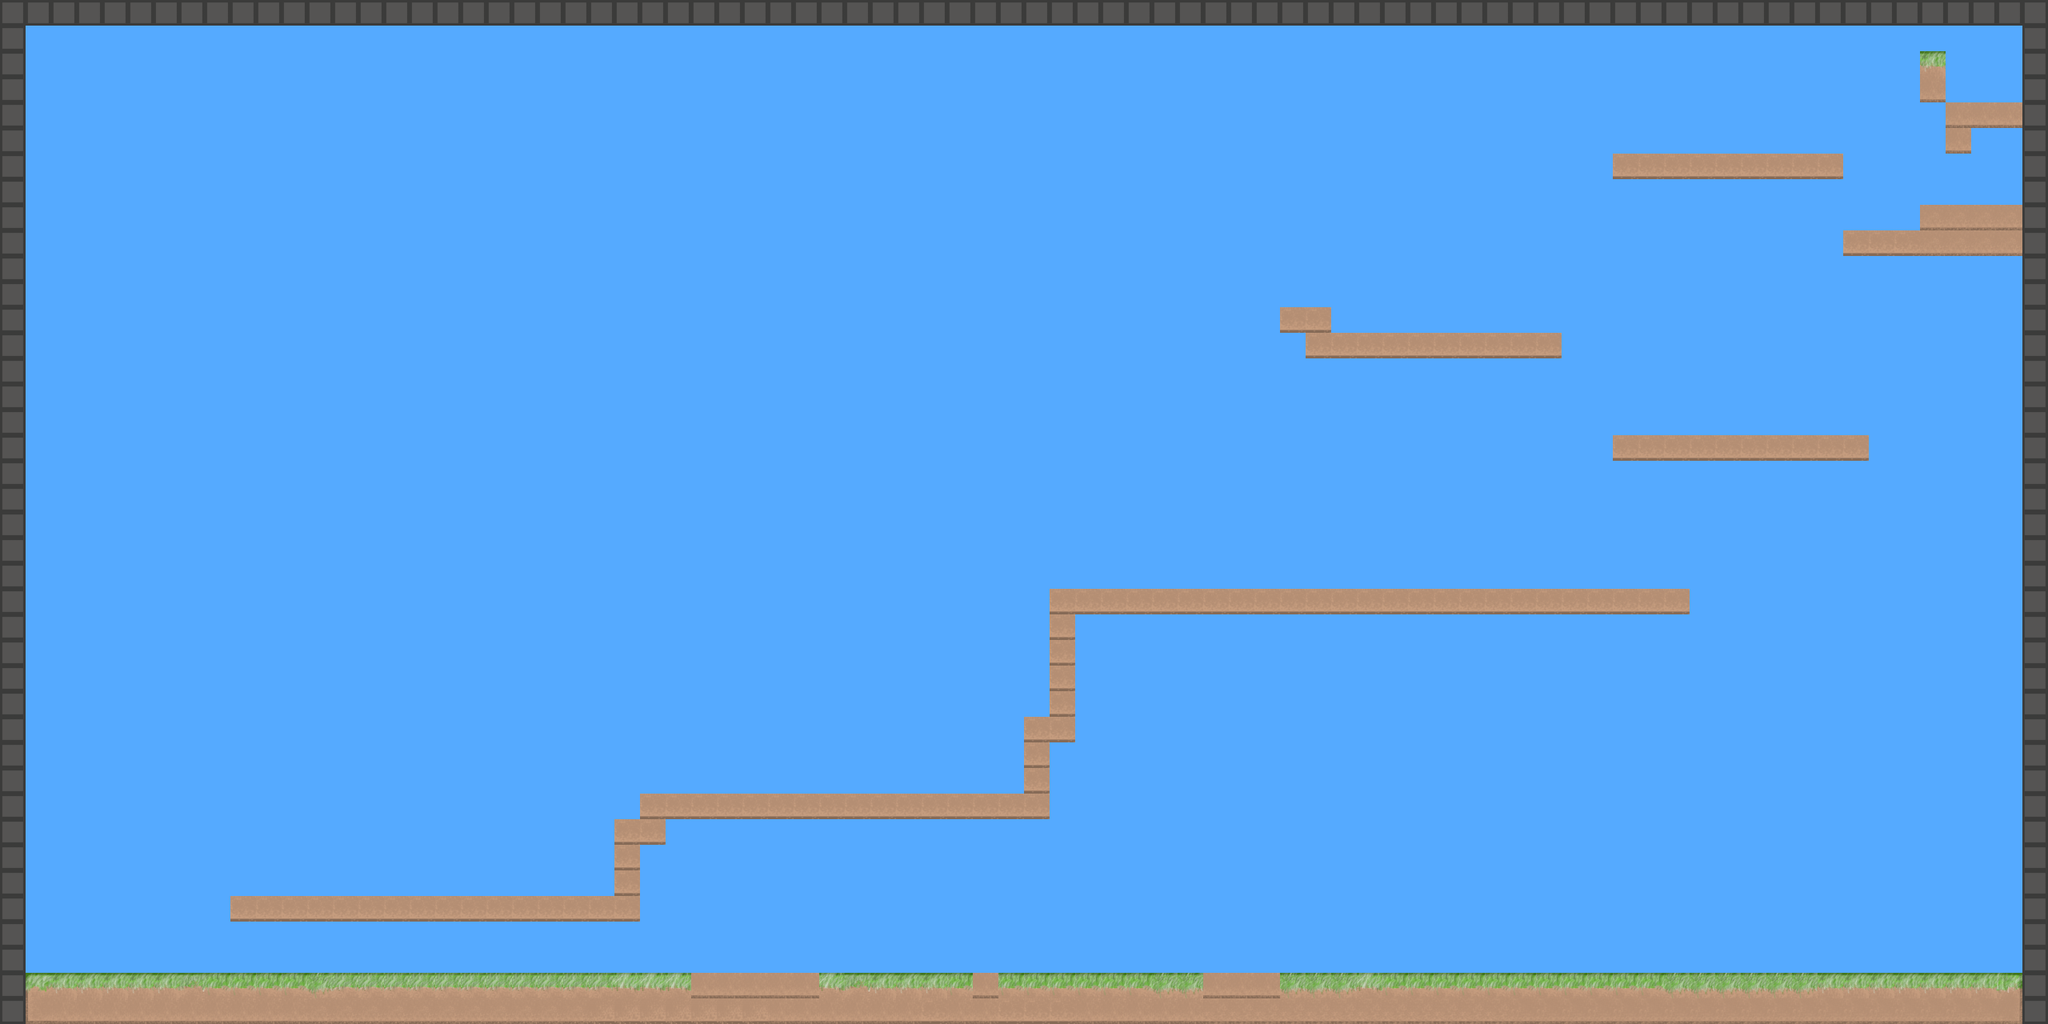

This is a level from a 2D game, rendered from its Tiled map with the project's own tilesets. A one-line summary and the map file follow, with tile-layer data summarised:
An orthogonal 80x40 tile map with 32x32 px tiles, 1 tile layer (Ground), 2 tilesets.

<map version="1.2" tiledversion="1.3.4" orientation="orthogonal" renderorder="right-down" width="80" height="40" tilewidth="32" tileheight="32" infinite="0" backgroundcolor="#55aaff" nextlayerid="3" nextobjectid="1">
 <tileset firstgid="1" name="border" tilewidth="32" tileheight="32" tilecount="1" columns="1">
  <image source="border.bmp" width="32" height="32" />
 </tileset>
 <tileset firstgid="2" name="platform" tilewidth="32" tileheight="32" tilecount="16" columns="8">
  <image source="platform.bmp" width="256" height="64" />
 </tileset>
 <layer id="1" name="Ground" width="80" height="40">
  <data>[3200 cells, 431 non-empty, 17 distinct tile ids]</data>
 </layer>
</map>
